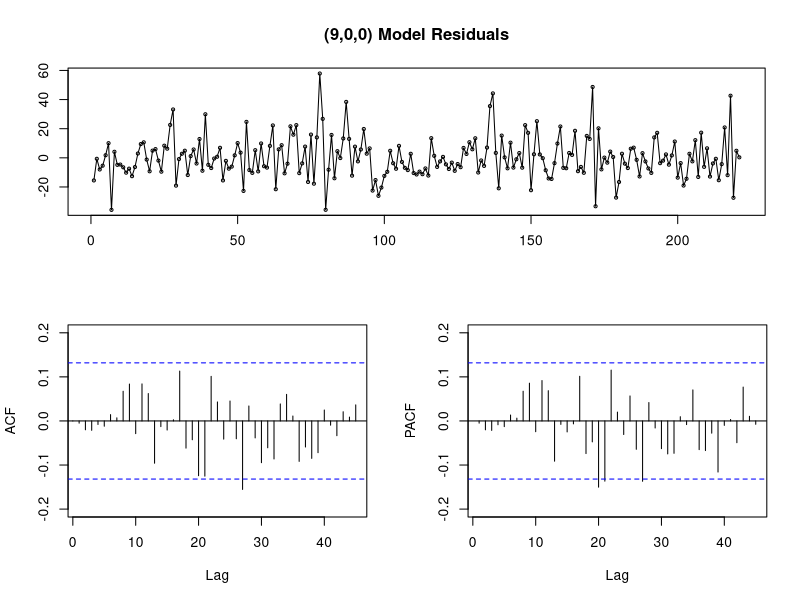
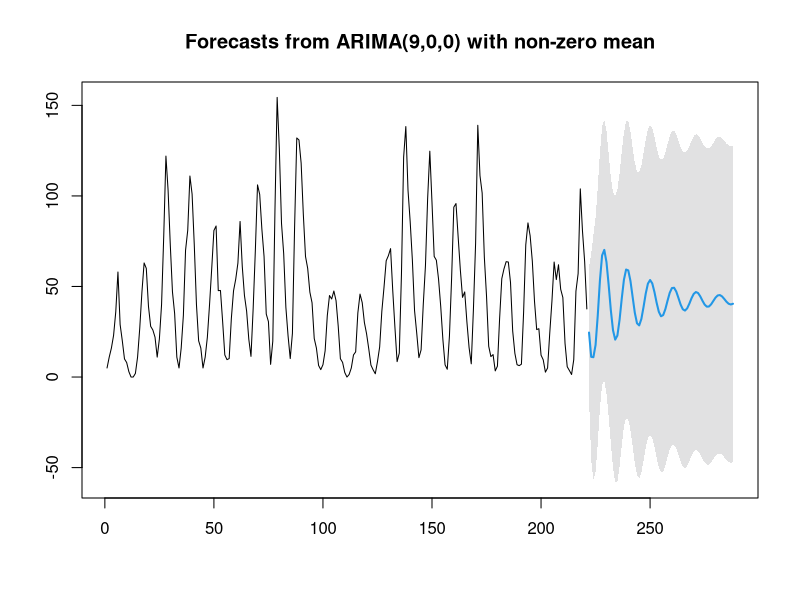
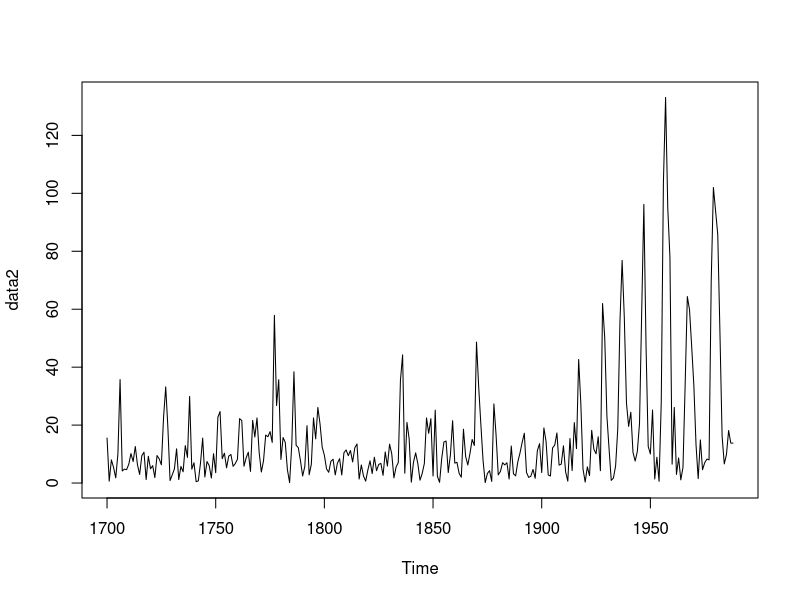
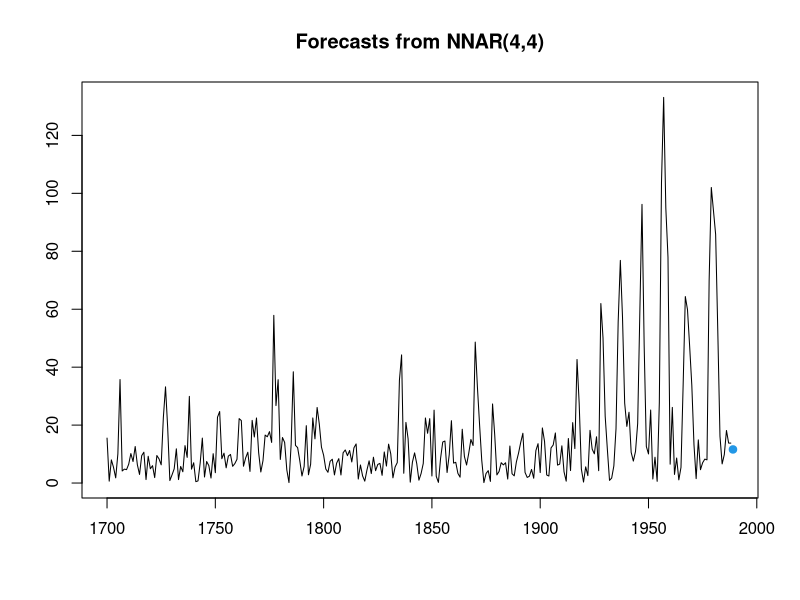

Source code (R) for these figures, in order:
library(forecast)
library(ggplot2)
library(forecast)
library(tseries)
library(tidyverse)

# Read Data  and preprocess 
data = sunspot.year

# Standardardizing Values Z-score
normfunc = function(x){
  (x-mean(x,na.rm=TRUE))/(sd(x,na.rm=TRUE))
}
#data$value = apply(data[1],2,normfunc)
data

# Split into train and test set
train_set = c(window(data,end=1920))
test_set = c(window(data,start=1921,end=1987))

# -------------------------------Paper Implementation --------------------------------------------
fit<- arima(train_set,order = c(9,0,0))

# print output of the model
tsdisplay(residuals(fit), lag.max=45, main='(9,0,0) Model Residuals')
fit
summary(fit)

# Predict with confidence level 99%
predicted = forecast(fit,h=67 ,level=c(99))
plot(predicted)

# Compute residuals by ARIMA model
train_predicted = predicted[[9]]
train_predicted = c(window(train_predicted,end=1989))

#test_predicted = predicted[[4]]
#test_predicted = c(window(test_predicted,end=1987))

arima_predicted = train_predicted
actual = c(window(data,start=1700,end=1987))
output_arima = abs(arima_predicted-actual)
residuals = c()

for (i in output_arima){
  residuals = c(output_arima,i)
}
residuals
# Compute MSE for ARIMA model
## RMSE is 14.09? Not able to get the same by manual calc
summary(fit)
# Finde MSE

print(" The MSE is ")
print(mean((train_predicted-train_set)^2))

## part 2 ANN

#Convert data to Time series
data2 = ts(residuals, frequency=1, start=c(1700,1),)
plot(data2)

# Split into train and test set
train_set_ann = c(window(data2,end=1920))
test_set_ann = c(window(data2,start=1921,end=1987))

# Fit the model using NNTAR and predict 14 steps
NNTAR = nnetar(data2,size =4,p=4,decay=0.5, maxit=150,scale.inputs=TRUE)
plot(forecast(NNTAR,h=1))
predicted_ann = forecast(NNTAR,h=1)
predicted_ann

train_predicted_ann = predicted_ann[[9]]
length(train_predicted_ann)
length(residuals)
train_predicted_ann = c(window(train_predicted,end=1989))
summary(NNTAR)
mean((train_predicted_ann-train_set_ann)^2)





